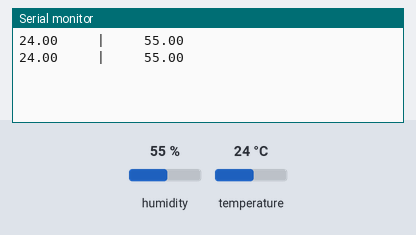
A sketch run on a simulated STM32 Blue Pill. On the bench: the last lines printed to the serial monitor. The inputs (shaded band) are chosen by the test bench; at power-on: humidity 55 %, temperature 24 °C.

Above: at 2.8 s.
2.9 s: humidity set to 22 %
At 5.0 s:
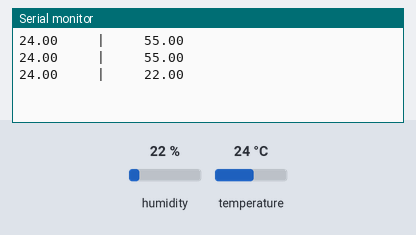
5.6 s: temperature set to 12 °C
At 7.4 s:
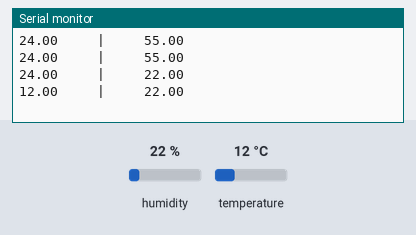
8.3 s: humidity set to 40 %
At 11.0 s:
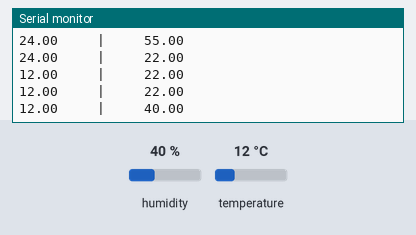
Timing chart, 0 to 12.5 s (numbered marks = the images above; inputs shaded):
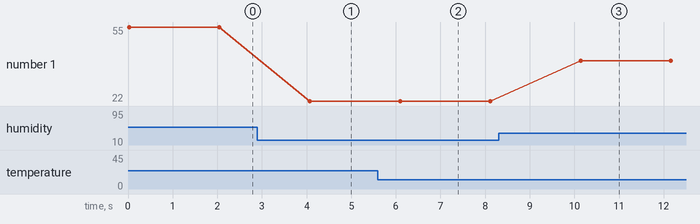

The sketch:

dht11_test.ino
```cpp
#include<DHT.h>                     //Library for using DHT sensor
#define DHTPIN PA15
#define DHTTYPE DHT11

DHT dht(DHTPIN, DHTTYPE);     //initilize object dht for class DHT with DHT pin with STM32 and DHT type as DHT11

 float h = 0;
 float t = 0;
 float f = 0;

void setup()
{
  Serial.begin(9600);
  dht.begin();
}

void loop()
{
    if (isnan(h) || isnan(t) || isnan(f)) {
    Serial.println("Failed to read from DHT sensor!");
    return;
    }
   h = dht.readHumidity();       //Gets Humidity value
   t = dht.readTemperature();    //Gets Temperature value
  Serial.print(t);
  Serial.print("     |     ");
  Serial.println(h);
  delay(2000);
}
```

Measured:
- after the input at 2.9 s, the serial monitor: prints a new line after 1.2 s (image 1)
- after the input at 5.6 s, the serial monitor: prints a new line after 0.49 s (image 2)
- after the input at 8.3 s, the serial monitor: prints a new line after 1.8 s (image 3)
- plotted number 1: 55 → 22 after the input at 2.9 s, 22 → 40 after the input at 8.3 s
